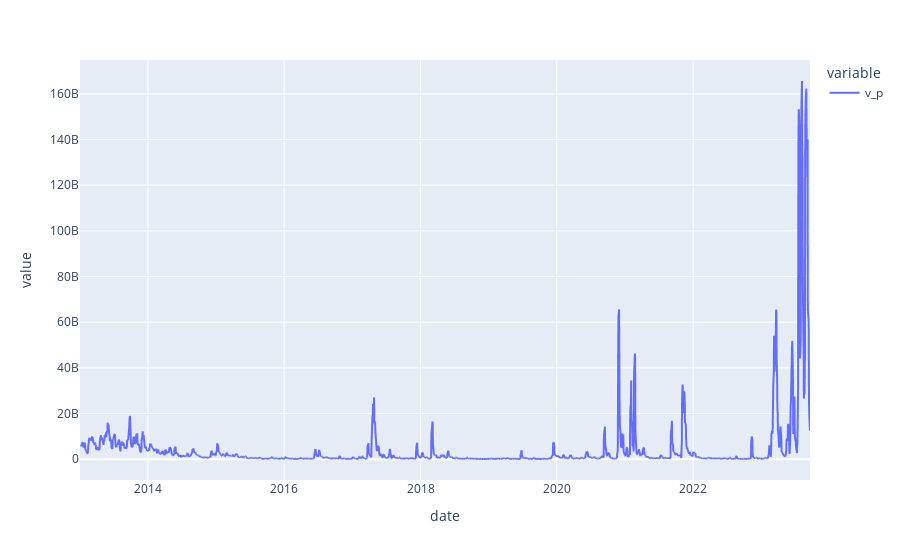

Here is the notebook cell this chart was saved with:
### Code cell
(
    df_with_feats
    .loc[lambda df : df.code == '041020']        
    .set_index('date')
    ['v_p']
    .rolling(5).mean()
).plot()

### Figure 1 — Plotly figure (JSON) as saved in the notebook; plotly's stock layout.template omitted (floating-point values rounded to 4 significant figures; data arrays with more than 128 entries replaced by an {"elided": "..."} marker saying what was removed)
{"data": [{"hovertemplate": "variable=v_p<br>date=%{x}<br>value=%{y}<extra></extra>", "legendgroup": "v_p", "line": {"color": "#636efa", "dash": "solid"}, "marker": {"symbol": "circle"}, "mode": "lines", "name": "v_p", "showlegend": true, "type": "scattergl", "x": {"elided": "2640 str values"}, "xaxis": "x", "y": {"elided": "2640 float values"}, "yaxis": "y"}], "layout": {"legend": {"title": {"text": "variable"}, "tracegroupgap": 0}, "margin": {"t": 60}, "xaxis": {"anchor": "y", "domain": [0, 1], "title": {"text": "date"}}, "yaxis": {"anchor": "x", "domain": [0, 1], "title": {"text": "value"}}}}
